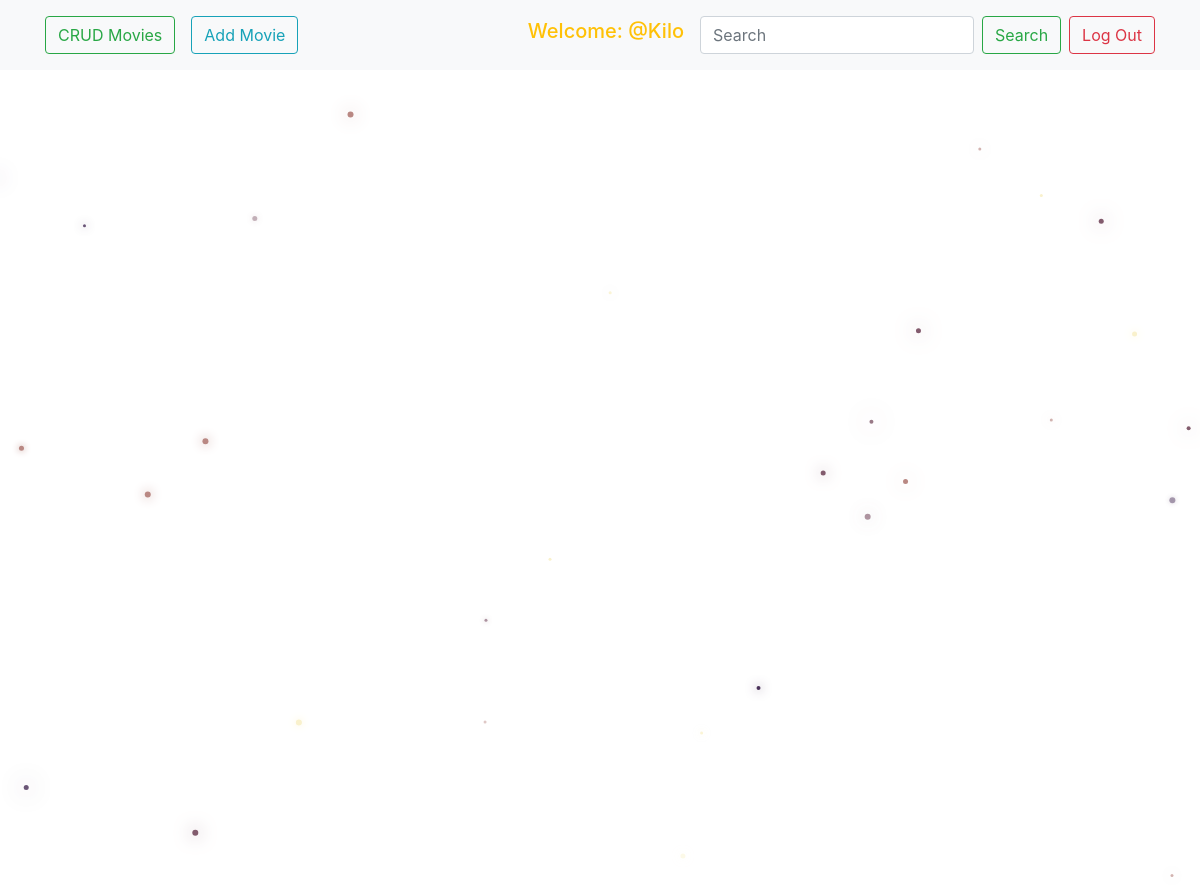
/movies/ (signed in), run on an earlier commit of the app's database.
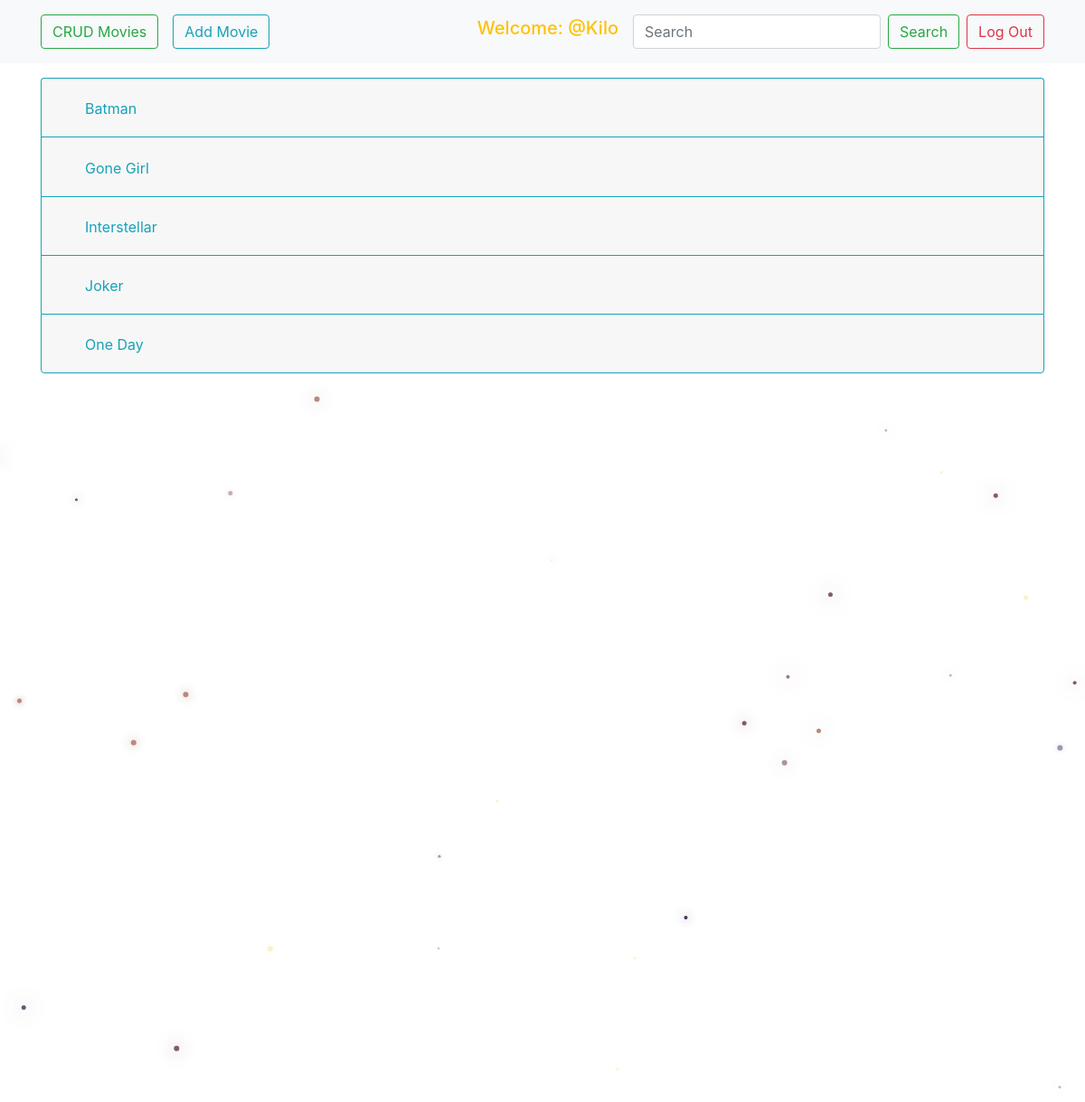
And on a later commit of the database.
### crud_app/models.py (models this page shows, shortened)
class Movies(models.Model):
    user = models.ForeignKey(User, on_delete=models.CASCADE)
    name = models.TextField(max_length=80)
    slug = models.SlugField(allow_unicode=True,unique=True)
    gener = models.TextField(max_length=80)
    director = models.TextField(max_length=80)
    description = models.TextField()
    recommendations = models.ManyToManyField(User, related_name='recommendations_for_user', through='RecommendationUser')
    class Meta:
        ordering = ['name']

### crud_app/views.py (the view)
# urls.py: path('',views.MoviesList.as_view(),name='all'),
class MoviesList(LoginRequiredMixin, generic.ListView):
    model = models.Movies

### crud_app/templates/crud_app/movies_list.html (shortened to what this page needs)
{% extends "base.html" %}
{% block content %}
<div class="accordion" id="accordionExec">
  {% for movie in movies_list %}
    <div class="card border-info">
      <div class="card-header border-warning" id="heading{{movie.pk}}">
        <form>
          <div class="form-inline">
            <h2 class="mb-0 col-sm-8">
              <button class="btn btn-link text-info" type="button" data-toggle="collapse" data-target="#collapse{{movie.pk}}" aria-expanded="false" aria-controls="collapse{{movie.pk}}">
                {{ movie.name }}
              </button>
            </h2>
          </div>
        </form>
      </div>
    </div>
  {% endfor %}
</div>
{% endblock %}

What changed in the data, as far as the page shows it:
added Movies: name "Batman"
added Movies: name "Gone Girl"
added Movies: name "Interstellar"
added Movies: name "Joker"
added Movies: name "One Day"
